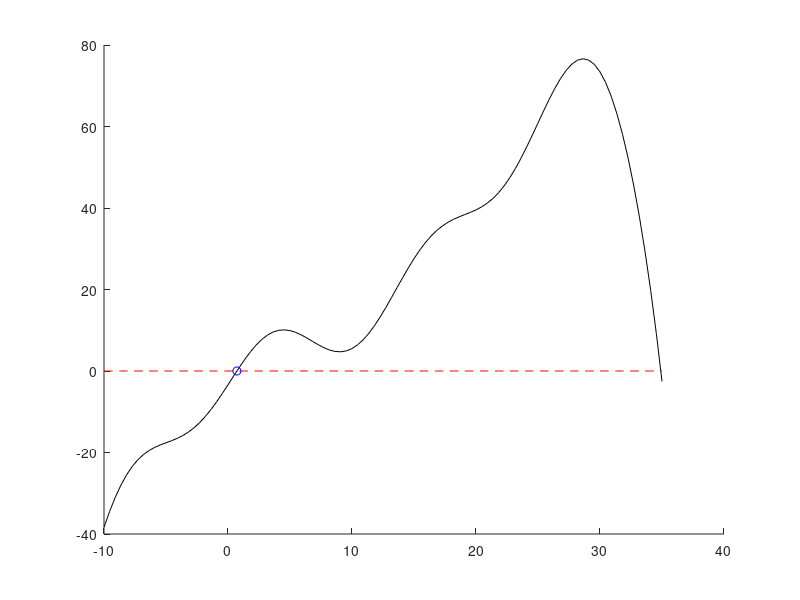

Write MATLAB code to recreate this figure.
function Newtons()
    x_range = linspace(-10, 35, 100);

    [y_vals, ~] = test_func(x_range);

    x_init = -2;
    max_iter = 200;
    dx_tol = 1e-7;
    y_tol = 1e-7;

    [x_root1, ~] = newton(@test_func, x_init, max_iter, dx_tol, y_tol);
    [f_root1, ~] = test_func(x_root1);

    x1 = -5;
    x2 = 5;

    [x_rootb, ~] = bisection_method(@test_func, x1, x2, y_tol, max_iter);
    [f_rootb, ~] = test_func(x_rootb);

    hold on;
    plot(x_range, y_vals, "k");
    plot(x_range, x_range * 0, "r--");
    plot(x_rootb, f_rootb, "bo")
end

function [x_root, exit] = newton(input_func, x_init, max_iter, dx_tol, y_tol)
    
    x_prev = x_init - 2*dx_tol;
    x_curr = x_init;
    [f_val, dfdx_val] = input_func(x_curr);

    count = 0;

    while abs(dfdx_val) > dx_tol && abs(x_curr - x_prev) > dx_tol && count<max_iter && abs(f_val)>y_tol
        x_prev = x_curr;
        x_curr = x_curr - f_val/dfdx_val;

        [f_val, dfdx_val] = input_func(x_curr);
        count = count + 1;
    end
    x_root = x_curr;

    exit = 0;

    if abs(x_curr - x_prev) > dx_tol && abs(f_val) > y_tol
        exit = 1;

    end

end

function [result, exit] = bisection_method(test_func01, x1, x2, tolerance, max_iter)
    current_iter = 1;
    y_val_1 = test_func01(x1);
    y_val_2 = test_func01(x2);
    min_y_val = min(abs(y_val_1), abs(y_val_2));
    
    while(abs(min_y_val) > tolerance && current_iter < max_iter)
        new_x = (x1 + x2) / 2;
        min_y_val = test_func01(new_x);
        
        if min_y_val > 0 && y_val_1 > 0
            x1 = new_x;
        elseif min_y_val < 0 && y_val_1 < 0
            x1 = new_x;
        elseif min_y_val > 0 && y_val_2 > 0
            x2 = new_x;
        elseif min_y_val < 0 && y_val_2 < 0
            x2 = new_x;
        end

        current_iter = current_iter + 1;
    end
    
    if current_iter < max_iter
        exit = 0;
    else
        exit = 1;
    end

    if current_iter == 1 && min_y_val == y_val_1
        result = x1;
    elseif current_iter == 1 && min_y_val == y_val_2
        result = x2;
    else 
        result = new_x;
    end
end

function [f_val, dfdx] = test_func(x)
    f_val = (x.^3)/100 - (x.^2)/8 + 2*x + 6*sin(x/2 + 6) - .7 - exp(x/6);
    dfdx = (3*x.^2)/100 - x/4 + 2 + 3*cos(x/2 + 6) - exp(x/6)/6;
end





%Secant Method
function [x_root, exit] = secant(input_func, x_n1, x_n2, max_iter, dx_tol, y_tol)



end